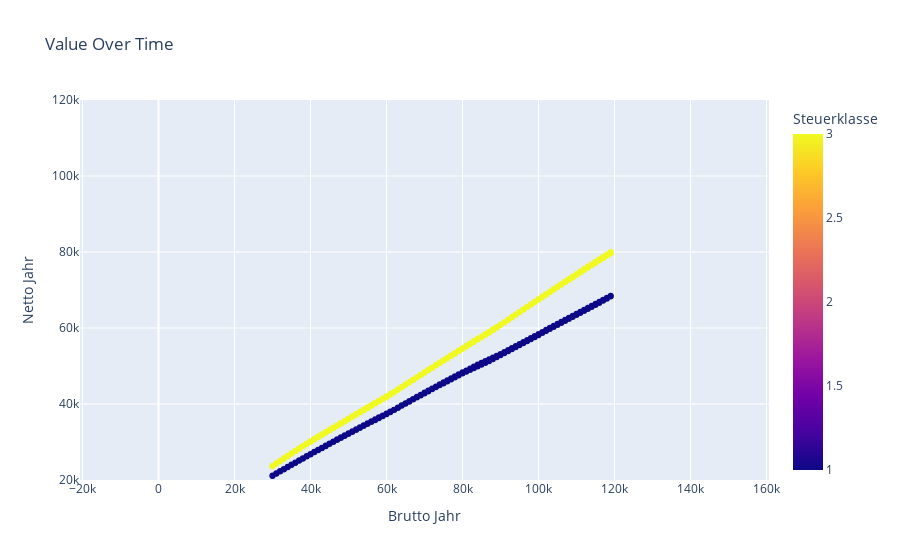

Notebook cell for this chart:
### Code cell
import plotly.express as px
import pandas as pd

df = pd.read_csv("results.csv")
filtered_df = df[df['Steuerklasse'].isin(['1', '3'])]
fig = px.scatter(df, x=df["Brutto Jahr"], y=df["Netto Jahr"], color=df["Steuerklasse"], title='Value Over Time')
fig.update_yaxes(scaleanchor='x', scaleratio=1)
# max_range = max(filtered_df["Brutto Jahr"].max(), filtered_df["Netto Jahr"].max())
fig.update_xaxes(range=[20000, 120000])
fig.update_yaxes(range=[20000, 120000])
fig.show()

### Figure 1 — Plotly figure (JSON) as saved in the notebook; plotly's stock layout.template omitted (floating-point values rounded to 4 significant figures; data arrays with more than 128 entries replaced by an {"elided": "..."} marker saying what was removed)
{"data": [{"hovertemplate": "Brutto Jahr=%{x}<br>Netto Jahr=%{y}<br>Steuerklasse=%{marker.color}<extra></extra>", "legendgroup": "", "marker": {"color": {"elided": "360 int values"}, "coloraxis": "coloraxis", "symbol": "circle"}, "mode": "markers", "name": "", "orientation": "v", "showlegend": false, "type": "scatter", "x": {"elided": "360 int values"}, "xaxis": "x", "y": {"elided": "360 float values"}, "yaxis": "y"}], "layout": {"coloraxis": {"colorbar": {"title": {"text": "Steuerklasse"}}, "colorscale": [[0, "#0d0887"], [0.1111, "#46039f"], [0.2222, "#7201a8"], [0.3333, "#9c179e"], [0.4444, "#bd3786"], [0.5556, "#d8576b"], [0.6667, "#ed7953"], [0.7778, "#fb9f3a"], [0.8889, "#fdca26"], [1, "#f0f921"]]}, "legend": {"tracegroupgap": 0}, "title": {"text": "Value Over Time"}, "xaxis": {"anchor": "y", "domain": [0, 1], "range": [20000, 120000], "title": {"text": "Brutto Jahr"}}, "yaxis": {"anchor": "x", "domain": [0, 1], "range": [20000, 120000], "scaleanchor": "x", "scaleratio": 1, "title": {"text": "Netto Jahr"}}}}
